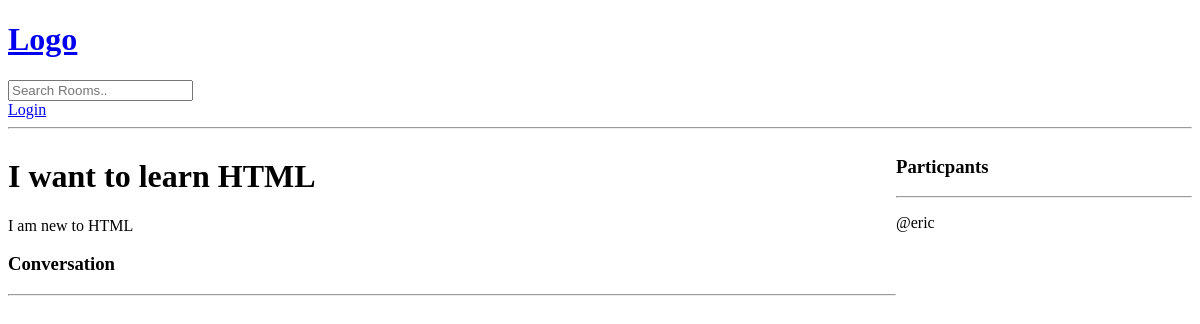
The page /room/3/ on the database as committed earlier.
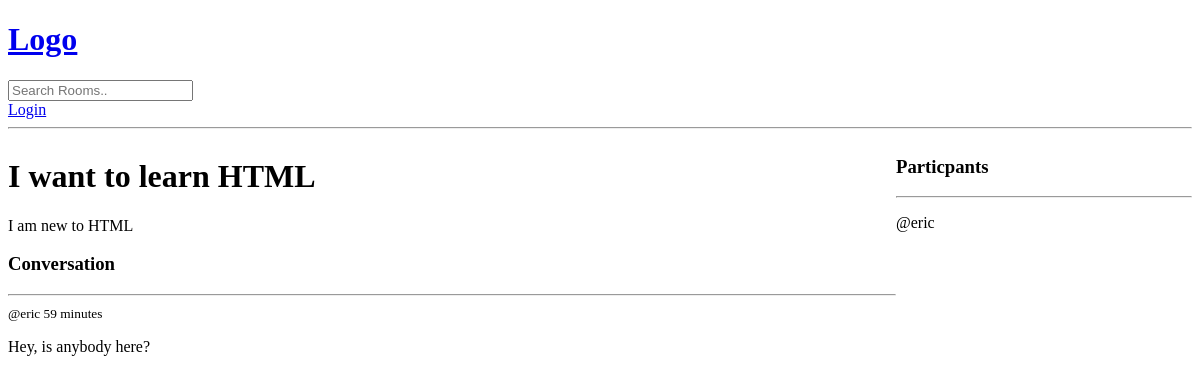
The same page on the database as committed later.
### base/models.py (models this page shows, shortened)
class Message (models.Model):
    user=models.ForeignKey(User, on_delete=models.CASCADE)
    room =models.ForeignKey(Room, on_delete=models.CASCADE)
    body=models.TextField()
    updated=models.DateTimeField(auto_now=True)
    created=models.DateTimeField(auto_now_add=True)
    class Meta:
        ordering=['-updated','-created']

### base/views.py (the view, shortened to what this page needs)
# urls.py: path('room/<int:pk>/', views.room, name='room'),
def room(request, pk):
    room = Room.objects.get(id=pk)
    room_messages = room.message_set.all()
    if request.user.is_authenticated and request.user not in room.participants.all():
        room.participants.add(request.user)
    participants = room.participants.all()
    context = {'room': room, 'room_messages': room_messages,
               'participants': participants}
    return render(request, 'base/rooms.html', context)

### base/templates/base/rooms.html (shortened to what this page needs)
{% extends 'main.html' %} {% block content %}
<div class="room-container">
	<div>
		<h1>{{ room.name }}</h1>
		<p>{{ room.description }}</p>
		<div class="comment-wrapper">
			<h3>Conversation</h3>
			<hr />
			{% for message in room_messages %}
			<div>
				<small>@{{ message.user }} {{ message.created|timesince }}</small>
				<p>{{ message.body }}</p>
			</div>
			{% endfor %}
		</div>
	</div>
	<div>
		<h3>Particpants</h3>
		<hr />
		{% for user in participants%}
		<p>@{{ user.username }}</p>
		{% endfor %}
	</div>
</div>
{% endblock %}

Rows that differ between the two databases and show on the page:
added Message: user "eric", created "59 minutes", body "Hey, is anybody here?"
